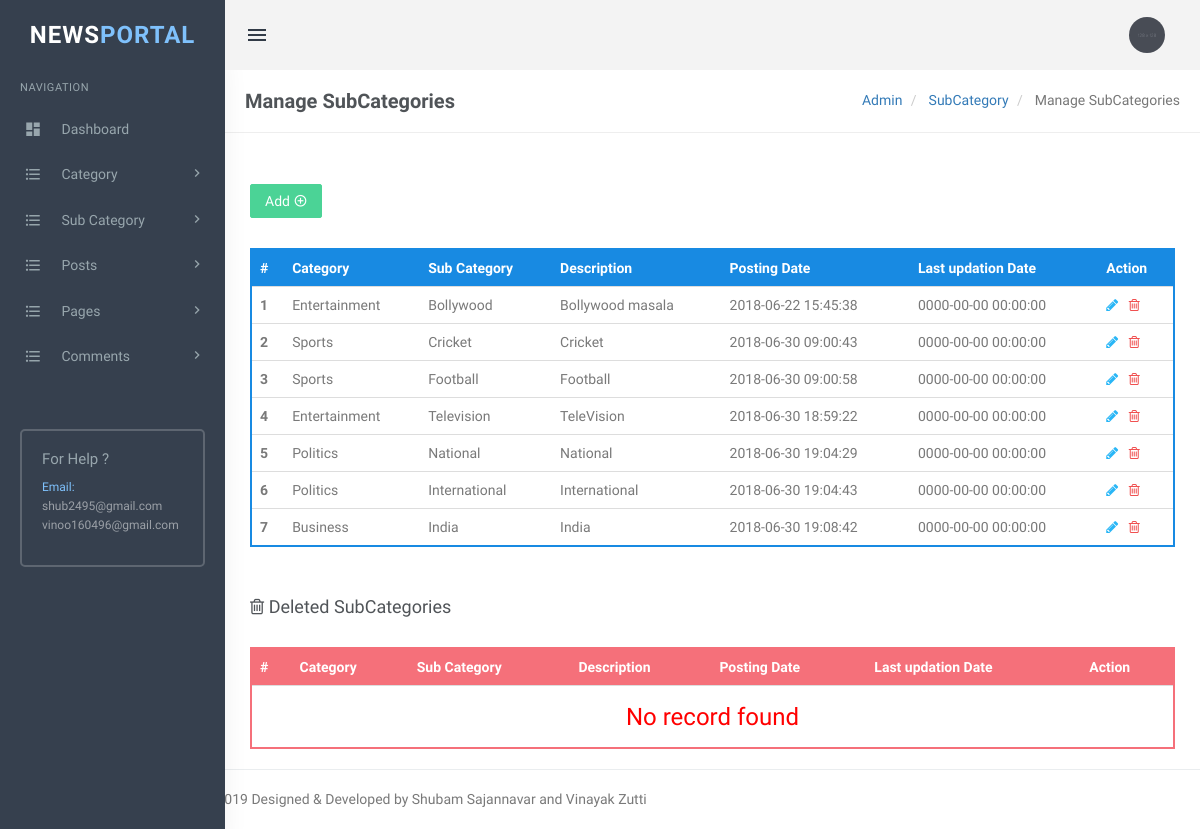
Screenshot of /adminpannel/admin/manage-subcategories.php (signed in) with the database file from the repository.
### tables this page shows
CREATE TABLE `tblsubcategory` (
  `SubCategoryId` int(11) NOT NULL,
  `CategoryId` int(11) DEFAULT NULL,
  `Subcategory` varchar(255) DEFAULT NULL,
  `SubCatDescription` mediumtext,
  `PostingDate` timestamp NOT NULL DEFAULT CURRENT_TIMESTAMP,
  `UpdationDate` timestamp NULL DEFAULT '0000-00-00 00:00:00' ON UPDATE CURRENT_TIMESTAMP,
  `Is_Active` int(1) DEFAULT NULL
);

CREATE TABLE `tblcategory` (
  `id` int(11) NOT NULL,
  `CategoryName` varchar(200) DEFAULT NULL,
  `Description` mediumtext,
  `PostingDate` timestamp NULL DEFAULT CURRENT_TIMESTAMP,
  `UpdationDate` timestamp NULL DEFAULT '0000-00-00 00:00:00' ON UPDATE CURRENT_TIMESTAMP,
  `Is_Active` int(1) DEFAULT NULL
);

### adminpannel/admin/manage-subcategories.php (the view, shortened to what this page needs)
<?php
include('includes/config.php');
if(strlen($_SESSION['login'])==0)
  {
header('location:index.php');
}
else{
?>
<!DOCTYPE html>
<html lang="en">
    <head>
        <link href="assets/css/bootstrap.min.css" rel="stylesheet" type="text/css" />
        <link href="assets/css/core.css" rel="stylesheet" type="text/css" />
        <link href="assets/css/components.css" rel="stylesheet" type="text/css" />
        <link href="assets/css/icons.css" rel="stylesheet" type="text/css" />
        <link href="assets/css/pages.css" rel="stylesheet" type="text/css" />
        <link href="assets/css/menu.css" rel="stylesheet" type="text/css" />
        <link href="assets/css/responsive.css" rel="stylesheet" type="text/css" />
		<link rel="stylesheet" href="../plugins/switchery/switchery.min.css">
    </head>
    <body class="fixed-left">
        <div id="wrapper">
<?php include('includes/topheader.php');?>
<?php include('includes/leftsidebar.php');?>
            <div class="content-page">
                <div class="content">
                    <div class="container">
                        <div class="row">
							<div class="col-xs-12">
								<div class="page-title-box">
                                    <h4 class="page-title">Manage SubCategories</h4>
                                    <ol class="breadcrumb p-0 m-0">
                                        <li>
                                            <a href="#">Admin</a>
                                        </li>
                                        <li>
                                            <a href="#">SubCategory </a>
                                        </li>
                                        <li class="active">
                                           Manage SubCategories
                                        </li>
                                    </ol>
                                    <div class="clearfix"></div>
                                </div>
							</div>
						</div>
<div class="row">
<div class="col-sm-6">
</div>
                                    <div class="row">
										<div class="col-md-12">
											<div class="demo-box m-t-20">
<div class="m-b-30">
<a href="add-subcategory.php">
<button id="addToTable" class="btn btn-success waves-effect waves-light">Add <i class="mdi mdi-plus-circle-outline" ></i></button>
</a>
 </div>
												<div class="table-responsive">
                                                    <table class="table m-0 table-colored-bordered table-bordered-primary">
                                                        <thead>
                                                            <tr>
                                                                <th>#</th>
                                                                <th> Category</th>
                                                                <th>Sub Category</th>
                                                                <th>Description</th>
                                                                <th>Posting Date</th>
                                                                  <th>Last updation Date</th>
                                                                <th>Action</th>
                                                            </tr>
                                                        </thead>
                                                        <tbody>
<?php
$query=mysqli_query($con,"Select tblcategory.CategoryName as catname,tblsubcategory.Subcategory as subcatname,tblsubcategory.SubCatDescription as SubCatDescription,tblsubcategory.PostingDate as subcatpostingdate,tblsubcategory.UpdationDate as subcatupdationdate,tblsubcategory.SubCategoryId as subcatid from tblsubcategory join tblcategory on tblsubcategory.CategoryId=tblcategory.id where tblsubcategory.Is_Active=1");
$cnt=1;
$rowcount=mysqli_num_rows($query);
if($rowcount==0)
{
?>
<tr>
<td colspan="7" align="center"><h3 style="color:red">No record found</h3></td>
<tr>
<?php
} else {
while($row=mysqli_fetch_array($query))
{
?>
 <tr>
<th scope="row"><?php echo htmlentities($cnt);?></th>
<td><?php echo htmlentities($row['catname']);?></td>
<td><?php echo htmlentities($row['subcatname']);?></td>
<td><?php echo htmlentities($row['SubCatDescription']);?></td>
<td><?php echo htmlentities($row['subcatpostingdate']);?></td>
<td><?php echo htmlentities($row['subcatupdationdate']);?></td>
<td><a href="edit-subcategory.php?scid=<?php echo htmlentities($row['subcatid']);?>"><i class="fa fa-pencil" style="color: #29b6f6;"></i></a>
	&nbsp;<a href="manage-subcategories.php?scid=<?php echo htmlentities($row['subcatid']);?>&&action=del"> <i class="fa fa-trash-o" style="color: #f05050"></i></a> </td>
</tr>
<?php
$cnt++;
 }} ?>
</tbody>
                                                    </table>
                                                </div>
											</div>
										</div>
									</div>
<div class="row">
<div class="col-md-12">
<div class="demo-box m-t-20">
<div class="m-b-30">
 <h4><i class="fa fa-trash-o" ></i> Deleted SubCategories</h4>
 </div>
<div class="table-responsive">
   <table class="table m-0 table-colored-bordered table-bordered-danger">
                                                        <thead>
                                                            <tr>
                                                                <th>#</th>
                                                                <th> Category</th>
                                                                <th>Sub Category</th>
                                                                <th>Description</th>
                                                                <th>Posting Date</th>
                                                                  <th>Last updation Date</th>
                                                                <th>Action</th>
                                                            </tr>
                                                        </thead>
                                                        <tbody>
<?php
$query=mysqli_query($con,"Select tblcategory.CategoryName as catname,tblsubcategory.Subcategory as subcatname,tblsubcategory.SubCatDescription as SubCatDescription,tblsubcategory.PostingDate as subcatpostingdate,tblsubcategory.UpdationDate as subcatupdationdate,tblsubcategory.SubCategoryId as subcatid from tblsubcategory join tblcategory on tblsubcategory.CategoryId=tblcategory.id where tblsubcategory.Is_Active=0");
$cnt=1;
$rowcount=mysqli_num_rows($query);
if($rowcount==0)
{
?>
<tr>
<td colspan="7" align="center"><h3 style="color:red">No record found</h3></td>
<?php
} else {
while($row=mysqli_fetch_array($query))
{
?>
 <tr>
<th scope="row"><?php echo htmlentities($cnt);?></th>
<td><?php echo htmlentities($row['catname']);?></td>
<td><?php echo htmlentities($row['subcatname']);?></td>
<td><?php echo htmlentities($row['SubCatDescription']);?></td>
<td><?php echo htmlentities($row['subcatpostingdate']);?></td>
<td><?php echo htmlentities($row['subcatupdationdate']);?></td>
<td><a href="manage-subcategories.php?resid=<?php echo htmlentities($row['subcatid']);?>"><i class="ion-arrow-return-right" title="Restore this SubCategory"></i></a>
    &nbsp;<a href="manage-subcategories.php?scid=<?php echo htmlentities($row['subcatid']);?>&&action=perdel"> <i class="fa fa-trash-o" style="color: #f05050"></i></a> </td>
</tr>
<?php
$cnt++;
 } }?>
</tbody>
                                                    </table>
                                                </div>
											</div>
										</div>
									</div>
                    </div>
                </div>
<?php include('includes/footer.php');?>
            </div>
        </div>
    </body>
</html>
<?php } ?>

### adminpannel/admin/assets/css/core.css (style rules this page uses)
body { font-family: 'Varela Round', sans-serif; margin: 0; padding-bottom: 60px; overflow-x: hidden; color: #797979; }
html { position: relative; min-height: 100%; }
.h1, .h2, .h3, .h4, .h5, .h6, h1, h2, h3, h4, h5, h6 { color: #505458; font-family: 'Hind Madurai', sans-serif; margin: 10px 0; }
* { outline: none !important; }
.container { width: auto; }
#wrapper { height: 100%; overflow: hidden; width: 100%; }
.p-0 { padding: 0 !important; }
.m-0 { margin: 0 !important; }
.m-t-20 { margin-top: 20px !important; }
.m-b-30 { margin-bottom: 30px !important; }
.row { margin-right: -10px; margin-left: -10px; }
.col-lg-1, .col-lg-10, .col-lg-11, .col-lg-12, .col-lg-2, .col-lg-3, .col-lg-4, .col-lg-5, .col-lg-6, .col-lg-7, .col-lg-8, .col-lg-9, .col-md-1, .col-md-10, .col-md-11, .col-md-12, .col-md-2, .col-md-3, .col-md-4, .col-md-5, .col-md-6, .col-md-7, .col-md-8, .col-md-9, .col-sm-1, .col-sm-10, .col-sm-11, .col-sm-12, .col-sm-2, .col-sm-3, .col-sm-4, .col-sm-5, .col-sm-6, .col-sm-7, .col-sm-8, .col-sm-9, .col-xs-1, .col-xs-10, .col-xs-11, .col-xs-12, .col-xs-2, .col-xs-3, .col-xs-4, .col-xs-5, .col-xs-6, .col-xs-7, .col-xs-8, .col-xs-9 { padding-left: 10px; padding-right: 10px; }
.breadcrumb { background-color: transparent; margin-bottom: 15px; padding-top: 10px; padding-left: 0; }
.waves-effect { position: relative; cursor: pointer; display: inline-block; overflow: hidden; -webkit-user-select: none; -moz-user-select: none; -ms-user-select: none; user-select: none; -webkit-tap-highlight-color: transparent; vertical-align: middle; z-index: 1; will-change: opacity, transform; -webkit-transition: all 0.3s ease-out; -moz-transition: all 0.3s ease-out; -o-transition: all 0.3s ease-out; -ms-transition: all 0.3s ease-out; transition: all 0.3s ease-out; }
.demo-box { padding: 10px 15px; }

### adminpannel/admin/assets/css/menu.css (style rules this page uses)
.content-page { margin-left: 225px; overflow: hidden; }
.content-page .content { padding: 0 5px 10px 5px; margin-top: 70px; }
.page-title { font-size: 20px; margin-bottom: 0; margin-top: 0; font-weight: 600; }
.page-title-box { padding: 20px; border-bottom: 1px solid #eee; margin: 0 -20px 20px -20px; }
.page-title-box .page-title { margin-bottom: 0; float: left; }
.page-title-box .breadcrumb { float: right; background-color: transparent !important; }

### rows the page displays
tblsubcategory: CategoryId.CategoryName "Entertainment", Subcategory "Bollywood", SubCatDescription "Bollywood masala", PostingDate "2018-06-22 15:45:38", UpdationDate "0000-00-00 00:00:00"
tblsubcategory: CategoryId.CategoryName "Sports", Subcategory "Cricket", SubCatDescription "Cricket", PostingDate "2018-06-30 09:00:43", UpdationDate "0000-00-00 00:00:00"
tblsubcategory: CategoryId.CategoryName "Sports", Subcategory "Football", SubCatDescription "Football", PostingDate "2018-06-30 09:00:58", UpdationDate "0000-00-00 00:00:00"
tblsubcategory: CategoryId.CategoryName "Entertainment", Subcategory "Television", SubCatDescription "TeleVision", PostingDate "2018-06-30 18:59:22", UpdationDate "0000-00-00 00:00:00"
tblsubcategory: CategoryId.CategoryName "Politics", Subcategory "National", SubCatDescription "National", PostingDate "2018-06-30 19:04:29", UpdationDate "0000-00-00 00:00:00"
tblsubcategory: CategoryId.CategoryName "Politics", Subcategory "International", SubCatDescription "International", PostingDate "2018-06-30 19:04:43", UpdationDate "0000-00-00 00:00:00"
tblsubcategory: CategoryId.CategoryName "Business", Subcategory "India", SubCatDescription "India", PostingDate "2018-06-30 19:08:42", UpdationDate "0000-00-00 00:00:00"
